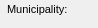
      <widget class="QWidget" name="Additionalinformation_18">
       <property name="geometry">
        <rect>
         <x>0</x>
         <y>0</y>
         <width>98</width>
         <height>28</height>
        </rect>
       </property>
       <attribute name="label">
        <string>Additional information</string>
       </attribute>
       <widget class="QLabel" name="label_streetaxis2_id">
        <property name="geometry">
         <rect>
          <x>9</x>
          <y>50</y>
          <width>83</width>
          <height>22</height>
         </rect>
        </property>
        <property name="font">
         <font>
          <pointsize>8</pointsize>
         </font>
        </property>
        <property name="frameShape">
         <enum>QFrame::NoFrame</enum>
        </property>
        <property name="frameShadow">
         <enum>QFrame::Plain</enum>
        </property>
        <property name="text">
         <string>Street 2:</string>
        </property>
        <property name="textFormat">
         <enum>Qt::AutoText</enum>
        </property>
        <property name="scaledContents">
         <bool>false</bool>
        </property>
        <property name="alignment">
         <set>Qt::AlignLeading|Qt::AlignLeft|Qt::AlignVCenter</set>
        </property>
        <property name="margin">
         <number>3</number>
        </property>
       </widget>
       <widget class="QLabel" name="label_comment">
        <property name="geometry">
         <rect>
          <x>10</x>
          <y>160</y>
          <width>90</width>
          <height>22</height>
         </rect>
        </property>
        <property name="font">
         <font>
          <pointsize>8</pointsize>
         </font>
        </property>
        <property name="frameShape">
         <enum>QFrame::NoFrame</enum>
        </property>
        <property name="frameShadow">
         <enum>QFrame::Plain</enum>
        </property>
        <property name="text">
         <string>Comment:</string>
        </property>
        <property name="textFormat">
         <enum>Qt::AutoText</enum>
        </property>
        <property name="scaledContents">
         <bool>false</bool>
        </property>
        <property name="alignment">
         <set>Qt::AlignLeading|Qt::AlignLeft|Qt::AlignVCenter</set>
        </property>
        <property name="margin">
         <number>3</number>
        </property>
       </widget>
       <widget class="QLabel" name="label_streetaxis_id">
        <property name="geometry">
         <rect>
          <x>9</x>
          <y>23</y>
          <width>99</width>
          <height>22</height>
         </rect>
        </property>
        <property name="font">
         <font>
          <pointsize>8</pointsize>
         </font>
        </property>
        <property name="frameShape">
         <enum>QFrame::NoFrame</enum>
        </property>
        <property name="frameShadow">
         <enum>QFrame::Plain</enum>
        </property>
        <property name="text">
         <string>Street:</string>
        </property>
        <property name="textFormat">
         <enum>Qt::AutoText</enum>
        </property>
        <property name="scaledContents">
         <bool>false</bool>
        </property>
        <property name="alignment">
         <set>Qt::AlignLeading|Qt::AlignLeft|Qt::AlignVCenter</set>
        </property>
        <property name="margin">
         <number>3</number>
        </property>
       </widget>
       <widget class="QLineEdit" name="postcode">
        <property name="geometry">
         <rect>
          <x>435</x>
          <y>0</y>
          <width>126</width>
          <height>18</height>
         </rect>
        </property>
        <property name="font">
         <font>
          <pointsize>8</pointsize>
         </font>
        </property>
        <property name="inputMask">
         <string/>
        </property>
        <property name="text">
         <string/>
        </property>
        <property name="frame">
         <bool>true</bool>
        </property>
       </widget>
       <widget class="QLabel" name="label_postcode">
        <property name="geometry">
         <rect>
          <x>355</x>
          <y>0</y>
          <width>83</width>
          <height>22</height>
         </rect>
        </property>
        <property name="font">
         <font>
          <pointsize>8</pointsize>
         </font>
        </property>
        <property name="frameShape">
         <enum>QFrame::NoFrame</enum>
        </property>
        <property name="frameShadow">
         <enum>QFrame::Plain</enum>
        </property>
        <property name="text">
         <string>Postcode:</string>
        </property>
        <property name="textFormat">
         <enum>Qt::AutoText</enum>
        </property>
        <property name="scaledContents">
         <bool>false</bool>
        </property>
        <property name="alignment">
         <set>Qt::AlignLeading|Qt::AlignLeft|Qt::AlignVCenter</set>
        </property>
        <property name="margin">
         <number>3</number>
        </property>
       </widget>
       <widget class="QLineEdit" name="num_value">
        <property name="geometry">
         <rect>
          <x>435</x>
          <y>235</y>
          <width>126</width>
          <height>18</height>
         </rect>
        </property>
        <property name="echoMode">
         <enum>QLineEdit::Normal</enum>
        </property>
       </widget>
       <widget class="QLineEdit" name="postcomplement">
        <property name="geometry">
         <rect>
          <x>500</x>
          <y>25</y>
          <width>60</width>
          <height>18</height>
         </rect>
        </property>
        <property name="font">
         <font>
          <pointsize>8</pointsize>
         </font>
        </property>
        <property name="inputMask">
         <string/>
        </property>
        <property name="text">
         <string/>
        </property>
        <property name="frame">
         <bool>true</bool>
        </property>
       </widget>
       <widget class="QLabel" name="label_muni_id">
        <property name="geometry">
         <rect>
          <x>7</x>
          <y>-2</y>
          <width>90</width>
          <height>22</height>
         </rect>
        </property>
        <property name="font">
         <font>
          <pointsize>8</pointsize>
         </font>
        </property>
        <property name="frameShape">
         <enum>QFrame::NoFrame</enum>
        </property>
        <property name="frameShadow">
         <enum>QFrame::Plain</enum>
        </property>
        <property name="text">
         <string>Municipality:</string>
        </property>
        <property name="textFormat">
         <enum>Qt::AutoText</enum>
        </property>
        <property name="scaledContents">
         <bool>false</bool>
        </property>
        <property name="alignment">
         <set>Qt::AlignLeading|Qt::AlignLeft|Qt::AlignVCenter</set>
        </property>
        <property name="margin">
         <number>3</number>
        </property>
       </widget>
       <widget class="QComboBox" name="muni_id">
        <property name="geometry">
         <rect>
          <x>110</x>
          <y>0</y>
          <width>235</width>
          <height>18</height>
         </rect>
        </property>
        <property name="font">
         <font>
          <pointsize>8</pointsize>
         </font>
        </property>
       </widget>
       <widget class="QLineEdit" name="postcomplement2">
        <property name="geometry">
         <rect>
          <x>500</x>
          <y>50</y>
          <width>60</width>
          <height>18</height>
         </rect>
        </property>
        <property name="font">
         <font>
          <pointsize>8</pointsize>
         </font>
        </property>
        <property name="inputMask">
         <string/>
        </property>
        <property name="text">
         <string/>
        </property>
        <property name="frame">
         <bool>true</bool>
        </property>
       </widget>
       <widget class="QComboBox" name="streetaxis2_id">
        <property name="geometry">
         <rect>
          <x>110</x>
          <y>50</y>
          <width>235</width>
          <height>18</height>
         </rect>
        </property>
        <property name="font">
         <font>
          <pointsize>8</pointsize>
         </font>
        </property>
       </widget>
       <widget class="QLabel" name="label_postnumber">
        <property name="geometry">
         <rect>
          <x>355</x>
          <y>23</y>
          <width>83</width>
          <height>22</height>
         </rect>
        </property>
        <property name="font">
         <font>
          <pointsize>8</pointsize>
         </font>
        </property>
        <property name="frameShape">
         <enum>QFrame::NoFrame</enum>
        </property>
        <property name="frameShadow">
         <enum>QFrame::Plain</enum>
        </property>
        <property name="text">
         <string>Postnumber:</string>
        </property>
        <property name="textFormat">
         <enum>Qt::AutoText</enum>
        </property>
        <property name="scaledContents">
         <bool>false</bool>
        </property>
        <property name="alignment">
         <set>Qt::AlignLeading|Qt::AlignLeft|Qt::AlignVCenter</set>
        </property>
        <property name="margin">
         <number>3</number>
        </property>
       </widget>
       <widget class="QLabel" name="label_num_value">
        <property name="geometry">
         <rect>
          <x>355</x>
          <y>233</y>
          <width>90</width>
          <height>22</height>
         </rect>
        </property>
        <property name="font">
         <font>
          <pointsize>8</pointsize>
         </font>
        </property>
        <property name="frameShape">
         <enum>QFrame::NoFrame</enum>
        </property>
        <property name="frameShadow">
         <enum>QFrame::Plain</enum>
        </property>
        <property name="text">
         <string>Numeric value:</string>
        </property>
        <property name="textFormat">
         <enum>Qt::AutoText</enum>
        </property>
        <property name="scaledContents">
         <bool>false</bool>
        </property>
        <property name="alignment">
         <set>Qt::AlignLeading|Qt::AlignLeft|Qt::AlignVCenter</set>
        </property>
        <property name="margin">
         <number>3</number>
        </property>
       </widget>
       <widget class="QTextEdit" name="annotation">
        <property name="geometry">
         <rect>
          <x>110</x>
          <y>75</y>
          <width>451</width>
          <height>32</height>
         </rect>
        </property>
        <property name="frameShape">
         <enum>QFrame::StyledPanel</enum>
        </property>
        <property name="frameShadow">
         <enum>QFrame::Raised</enum>
        </property>
       </widget>
       <widget class="QLabel" name="label_link">
        <property name="geometry">
         <rect>
          <x>10</x>
          <y>233</y>
          <width>90</width>
          <height>22</height>
         </rect>
        </property>
        <property name="font">
         <font>
          <pointsize>8</pointsize>
         </font>
        </property>
        <property name="frameShape">
         <enum>QFrame::NoFrame</enum>
        </property>
        <property name="frameShadow">
         <enum>QFrame::Plain</enum>
        </property>
        <property name="text">
         <string>Link:</string>
        </property>
        <property name="textFormat">
         <enum>Qt::AutoText</enum>
        </property>
        <property name="scaledContents">
         <bool>false</bool>
        </property>
        <property name="alignment">
         <set>Qt::AlignLeading|Qt::AlignLeft|Qt::AlignVCenter</set>
        </property>
        <property name="margin">
         <number>3</number>
        </property>
       </widget>
       <widget class="QLabel" name="label_observ">
        <property name="geometry">
         <rect>
          <x>10</x>
          <y>120</y>
          <width>90</width>
          <height>22</height>
         </rect>
        </property>
        <property name="font">
         <font>
          <pointsize>8</pointsize>
         </font>
        </property>
        <property name="frameShape">
         <enum>QFrame::NoFrame</enum>
        </property>
        <property name="frameShadow">
         <enum>QFrame::Plain</enum>
        </property>
        <property name="text">
         <string>Observation:</string>
        </property>
        <property name="textFormat">
         <enum>Qt::AutoText</enum>
        </property>
        <property name="scaledContents">
         <bool>false</bool>
        </property>
        <property name="alignment">
         <set>Qt::AlignLeading|Qt::AlignLeft|Qt::AlignVCenter</set>
        </property>
        <property name="margin">
         <number>3</number>
        </property>
       </widget>
       <widget class="QLabel" name="label_annotation">
        <property name="geometry">
         <rect>
          <x>10</x>
          <y>80</y>
          <width>90</width>
          <height>22</height>
         </rect>
        </property>
        <property name="font">
         <font>
          <pointsize>8</pointsize>
         </font>
        </property>
        <property name="frameShape">
         <enum>QFrame::NoFrame</enum>
        </property>
        <property name="frameShadow">
         <enum>QFrame::Plain</enum>
        </property>
        <property name="text">
         <string>Annotation:</string>
        </property>
        <property name="textFormat">
         <enum>Qt::AutoText</enum>
        </property>
        <property name="scaledContents">
         <bool>false</bool>
        </property>
        <property name="alignment">
         <set>Qt::AlignLeading|Qt::AlignLeft|Qt::AlignVCenter</set>
        </property>
        <property name="margin">
         <number>3</number>
        </property>
       </widget>
       <widget class="QLineEdit" name="postnumber2">
        <property name="geometry">
         <rect>
          <x>435</x>
          <y>50</y>
          <width>60</width>
          <height>18</height>
         </rect>
        </property>
        <property name="font">
         <font>
          <pointsize>8</pointsize>
         </font>
        </property>
        <property name="inputMask">
         <string/>
        </property>
        <property name="text">
         <string/>
        </property>
        <property name="frame">
         <bool>true</bool>
        </property>
       </widget>
       <widget class="QComboBox" name="streetaxis_id">
        <property name="geometry">
         <rect>
          <x>110</x>
          <y>25</y>
          <width>235</width>
          <height>18</height>
         </rect>
        </property>
        <property name="font">
         <font>
          <pointsize>8</pointsize>
         </font>
        </property>
       </widget>
       <widget class="QLineEdit" name="postnumber">
        <property name="geometry">
         <rect>
          <x>435</x>
          <y>25</y>
          <width>60</width>
          <height>18</height>
         </rect>
        </property>
        <property name="font">
         <font>
          <pointsize>8</pointsize>
         </font>
        </property>
        <property name="inputMask">
         <string/>
        </property>
        <property name="text">
         <string/>
        </property>
        <property name="frame">
         <bool>true</bool>
        </property>
       </widget>
       <widget class="QTextEdit" name="observ">
        <property name="geometry">
         <rect>
          <x>110</x>
          <y>115</y>
          <width>451</width>
          <height>32</height>
         </rect>
        </property>
       </widget>
       <widget class="QLabel" name="label_postnumber2">
        <property name="geometry">
         <rect>
          <x>355</x>
          <y>45</y>
          <width>85</width>
          <height>22</height>
         </rect>
        </property>
        <property name="font">
         <font>
          <pointsize>8</pointsize>
         </font>
        </property>
        <property name="frameShape">
         <enum>QFrame::NoFrame</enum>
        </property>
        <property name="frameShadow">
         <enum>QFrame::Plain</enum>
        </property>
        <property name="text">
         <string>Postnumber 2:</string>
        </property>
        <property name="textFormat">
         <enum>Qt::AutoText</enum>
        </property>
        <property name="scaledContents">
         <bool>false</bool>
        </property>
        <property name="alignment">
         <set>Qt::AlignLeading|Qt::AlignLeft|Qt::AlignVCenter</set>
        </property>
        <property name="margin">
         <number>3</number>
        </property>
       </widget>
       <widget class="QLabel" name="label_descript_2">
        <property name="geometry">
         <rect>
          <x>10</x>
          <y>200</y>
          <width>91</width>
          <height>22</height>
         </rect>
        </property>
        <property name="font">
         <font>
          <pointsize>8</pointsize>
         </font>
        </property>
        <property name="frameShape">
         <enum>QFrame::NoFrame</enum>
        </property>
        <property name="frameShadow">
         <enum>QFrame::Plain</enum>
        </property>
        <property name="text">
         <string>Description:</string>
        </property>
        <property name="textFormat">
         <enum>Qt::AutoText</enum>
        </property>
        <property name="scaledContents">
         <bool>false</bool>
        </property>
        <property name="alignment">
         <set>Qt::AlignLeading|Qt::AlignLeft|Qt::AlignVCenter</set>
        </property>
        <property name="margin">
         <number>3</number>
        </property>
       </widget>
       <widget class="QTextEdit" name="link">
        <property name="enabled">
         <bool>false</bool>
        </property>
        <property name="geometry">
         <rect>
          <x>110</x>
          <y>235</y>
          <width>235</width>
          <height>18</height>
         </rect>
        </property>
        <property name="verticalScrollBarPolicy">
         <enum>Qt::ScrollBarAlwaysOff</enum>
        </property>
        <property name="horizontalScrollBarPolicy">
         <enum>Qt::ScrollBarAlwaysOff</enum>
        </property>
       </widget>
       <widget class="QTextEdit" name="comment">
        <property name="geometry">
         <rect>
          <x>110</x>
          <y>155</y>
          <width>451</width>
          <height>32</height>
         </rect>
        </property>
        <property name="frameShadow">
         <enum>QFrame::Sunken</enum>
        </property>
        <property name="lineWidth">
         <number>1</number>
        </property>
       </widget>
       <widget class="QTextEdit" name="descript">
        <property name="geometry">
         <rect>
          <x>110</x>
          <y>195</y>
          <width>451</width>
          <height>32</height>
         </rect>
        </property>
       </widget>
      </widget>
